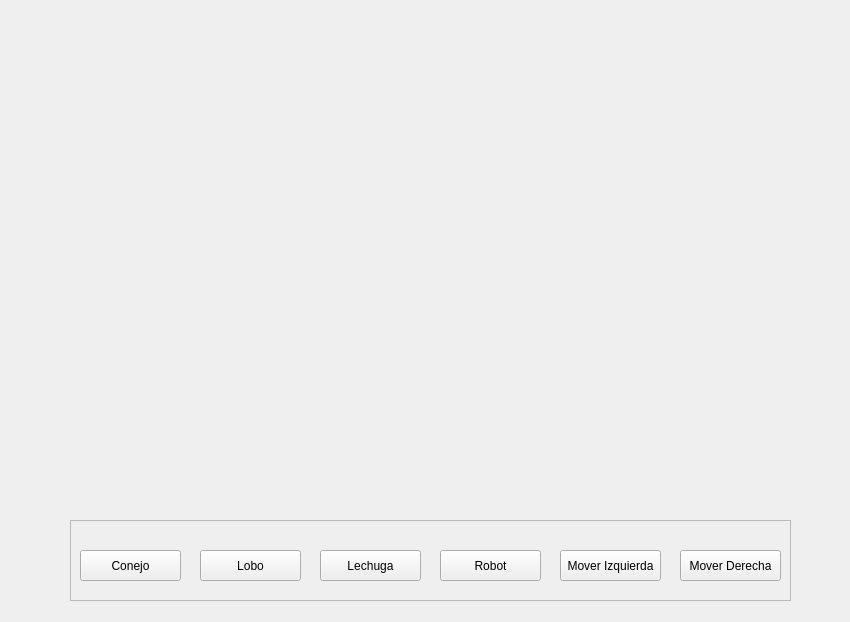
<?xml version="1.0" encoding="UTF-8"?>
<ui version="4.0">
 <class>MainWindow</class>
 <widget class="QMainWindow" name="MainWindow">
  <property name="geometry">
   <rect>
    <x>0</x>
    <y>0</y>
    <width>850</width>
    <height>622</height>
   </rect>
  </property>
  <property name="windowTitle">
   <string>MainWindow</string>
  </property>
  <property name="styleSheet">
   <string notr="true"/>
  </property>
  <widget class="QWidget" name="centralwidget">
   <property name="autoFillBackground">
    <bool>false</bool>
   </property>
   <property name="styleSheet">
    <string notr="true">#centralwidget
{
background-image: url(:/albedo.jpg);
}</string>
   </property>
   <widget class="QFrame" name="frame">
    <property name="geometry">
     <rect>
      <x>70</x>
      <y>520</y>
      <width>721</width>
      <height>81</height>
     </rect>
    </property>
    <property name="frameShape">
     <enum>QFrame::StyledPanel</enum>
    </property>
    <property name="frameShadow">
     <enum>QFrame::Raised</enum>
    </property>
    <widget class="QPushButton" name="Conejo">
     <property name="geometry">
      <rect>
       <x>10</x>
       <y>30</y>
       <width>101</width>
       <height>31</height>
      </rect>
     </property>
     <property name="text">
      <string>Conejo</string>
     </property>
    </widget>
    <widget class="QPushButton" name="Lobo">
     <property name="geometry">
      <rect>
       <x>130</x>
       <y>30</y>
       <width>101</width>
       <height>31</height>
      </rect>
     </property>
     <property name="text">
      <string>Lobo</string>
     </property>
    </widget>
    <widget class="QPushButton" name="Lechuga">
     <property name="geometry">
      <rect>
       <x>250</x>
       <y>30</y>
       <width>101</width>
       <height>31</height>
      </rect>
     </property>
     <property name="text">
      <string>Lechuga</string>
     </property>
    </widget>
    <widget class="QPushButton" name="Robot">
     <property name="geometry">
      <rect>
       <x>370</x>
       <y>30</y>
       <width>101</width>
       <height>31</height>
      </rect>
     </property>
     <property name="text">
      <string>Robot</string>
     </property>
    </widget>
    <widget class="QPushButton" name="BotonIzq">
     <property name="geometry">
      <rect>
       <x>490</x>
       <y>30</y>
       <width>101</width>
       <height>31</height>
      </rect>
     </property>
     <property name="text">
      <string>Mover Izquierda</string>
     </property>
    </widget>
    <widget class="QPushButton" name="BotonDer">
     <property name="geometry">
      <rect>
       <x>610</x>
       <y>30</y>
       <width>101</width>
       <height>31</height>
      </rect>
     </property>
     <property name="text">
      <string>Mover Derecha</string>
     </property>
    </widget>
   </widget>
   <widget class="QLabel" name="Bunny">
    <property name="geometry">
     <rect>
      <x>80</x>
      <y>80</y>
      <width>91</width>
      <height>91</height>
     </rect>
    </property>
    <property name="text">
     <string>&lt;html&gt;&lt;head/&gt;&lt;body&gt;&lt;p&gt;&lt;br/&gt;&lt;/p&gt;&lt;/body&gt;&lt;/html&gt;</string>
    </property>
   </widget>
   <widget class="QLabel" name="Fox">
    <property name="geometry">
     <rect>
      <x>80</x>
      <y>190</y>
      <width>91</width>
      <height>91</height>
     </rect>
    </property>
    <property name="text">
     <string>&lt;html&gt;&lt;head/&gt;&lt;body&gt;&lt;p&gt;&lt;br/&gt;&lt;/p&gt;&lt;/body&gt;&lt;/html&gt;</string>
    </property>
   </widget>
   <widget class="QLabel" name="Guardian">
    <property name="geometry">
     <rect>
      <x>80</x>
      <y>390</y>
      <width>91</width>
      <height>91</height>
     </rect>
    </property>
    <property name="text">
     <string>&lt;html&gt;&lt;head/&gt;&lt;body&gt;&lt;p&gt;&lt;br/&gt;&lt;/p&gt;&lt;/body&gt;&lt;/html&gt;</string>
    </property>
   </widget>
   <widget class="QLabel" name="Lettuce">
    <property name="geometry">
     <rect>
      <x>80</x>
      <y>280</y>
      <width>91</width>
      <height>91</height>
     </rect>
    </property>
    <property name="text">
     <string>&lt;html&gt;&lt;head/&gt;&lt;body&gt;&lt;p&gt;&lt;br/&gt;&lt;/p&gt;&lt;/body&gt;&lt;/html&gt;</string>
    </property>
   </widget>
  </widget>
  <widget class="QMenuBar" name="menubar">
   <property name="geometry">
    <rect>
     <x>0</x>
     <y>0</y>
     <width>850</width>
     <height>21</height>
    </rect>
   </property>
  </widget>
 </widget>
 <resources/>
 <connections/>
</ui>
